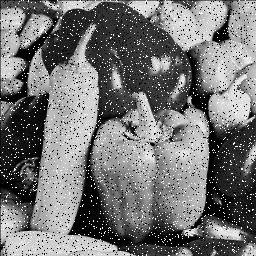
#> input picture Trabalho 4/img.png, 256 x 256 px, found by its file name
$ python sobel.py
#> lines starting #> are read from the running program, lines starting #| are printed output that depends on the picture
import numpy as np
import cv2


img = cv2.imread("img.png", cv2.IMREAD_GRAYSCALE)
#> img is the input picture: shape (256, 256); min 0, max 255, mean 117
m, n = img.shape
#> m = 256; n = 256

mask = np.copy(img)

img_new = np.zeros([m,n])

for i in range(1, m-1):
    for j in range(1, n-1):
        gx = (img[i - 1][j - 1] + 2*img[i][j - 1] + img[i + 1][j - 1]) - (img[i - 1][j + 1] + 2*img[i][j + 1] + img[i + 1][j + 1])
        gy = (img[i - 1][j - 1] + 2*img[i - 1][j] + img[i - 1][j + 1]) - (img[i + 1][j - 1] + 2*img[i + 1][j] + img[i + 1][j + 1])
        img_new[i][j] = min(255, np.sqrt(gx**2 + gy**2))
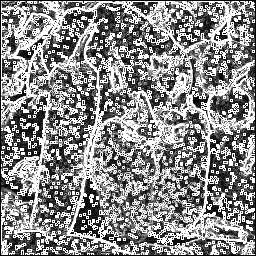
#> img_new: shape (256, 256) float64; min 0, max 255, mean 139.9


img_new = img_new.astype(np.uint8)
cv2.imwrite('sobel.jpg', img_new)
